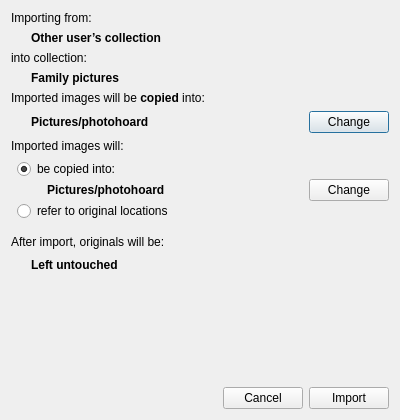
<?xml version="1.0" encoding="UTF-8"?>
<ui version="4.0">
 <class>ImportOtherUserDialog</class>
 <widget class="QDialog" name="ImportOtherUserDialog">
  <property name="geometry">
   <rect>
    <x>0</x>
    <y>0</y>
    <width>400</width>
    <height>420</height>
   </rect>
  </property>
  <property name="windowTitle">
   <string>Import from other user</string>
  </property>
  <layout class="QVBoxLayout" name="verticalLayout">
   <item>
    <widget class="QLabel" name="label">
     <property name="text">
      <string>Importing from:</string>
     </property>
    </widget>
   </item>
   <item>
    <widget class="QLabel" name="source">
     <property name="font">
      <font>
       <weight>75</weight>
       <bold>true</bold>
      </font>
     </property>
     <property name="text">
      <string>Other user’s collection</string>
     </property>
     <property name="margin">
      <number>2</number>
     </property>
     <property name="indent">
      <number>20</number>
     </property>
    </widget>
   </item>
   <item>
    <widget class="QLabel" name="label_3">
     <property name="text">
      <string>into collection:</string>
     </property>
    </widget>
   </item>
   <item>
    <widget class="QLabel" name="collection">
     <property name="font">
      <font>
       <weight>75</weight>
       <bold>true</bold>
      </font>
     </property>
     <property name="text">
      <string>Family pictures</string>
     </property>
     <property name="margin">
      <number>2</number>
     </property>
     <property name="indent">
      <number>20</number>
     </property>
    </widget>
   </item>
   <item>
    <widget class="QWidget" name="widget_6" native="true">
     <layout class="QVBoxLayout" name="verticalLayout_3">
      <property name="margin">
       <number>0</number>
      </property>
      <item>
       <widget class="QLabel" name="label_9">
        <property name="text">
         <string>&lt;html&gt;&lt;head/&gt;&lt;body&gt;&lt;p&gt;Imported images will be &lt;span style=&quot; font-weight:600;&quot;&gt;copied&lt;/span&gt; into:&lt;/p&gt;&lt;/body&gt;&lt;/html&gt;</string>
        </property>
       </widget>
      </item>
      <item>
       <widget class="QWidget" name="widget_7" native="true">
        <layout class="QHBoxLayout" name="horizontalLayout_4">
         <property name="margin">
          <number>0</number>
         </property>
         <item>
          <widget class="QLabel" name="destination0">
           <property name="font">
            <font>
             <weight>75</weight>
             <bold>true</bold>
            </font>
           </property>
           <property name="text">
            <string>Pictures/photohoard</string>
           </property>
           <property name="margin">
            <number>2</number>
           </property>
           <property name="indent">
            <number>20</number>
           </property>
          </widget>
         </item>
         <item>
          <spacer name="horizontalSpacer_4">
           <property name="orientation">
            <enum>Qt::Horizontal</enum>
           </property>
           <property name="sizeHint" stdset="0">
            <size>
             <width>40</width>
             <height>20</height>
            </size>
           </property>
          </spacer>
         </item>
         <item>
          <widget class="QPushButton" name="pushButton_4">
           <property name="text">
            <string>Change</string>
           </property>
          </widget>
         </item>
        </layout>
       </widget>
      </item>
     </layout>
    </widget>
   </item>
   <item>
    <widget class="QWidget" name="widget_8" native="true">
     <property name="sizePolicy">
      <sizepolicy hsizetype="Preferred" vsizetype="Minimum">
       <horstretch>0</horstretch>
       <verstretch>0</verstretch>
      </sizepolicy>
     </property>
     <property name="minimumSize">
      <size>
       <width>0</width>
       <height>10</height>
      </size>
     </property>
     <layout class="QVBoxLayout" name="verticalLayout_4">
      <property name="spacing">
       <number>6</number>
      </property>
      <property name="margin">
       <number>0</number>
      </property>
      <item>
       <widget class="QLabel" name="label_5">
        <property name="text">
         <string>Imported images will:</string>
        </property>
       </widget>
      </item>
      <item>
       <widget class="QWidget" name="widget_4" native="true">
        <layout class="QVBoxLayout" name="verticalLayout_2">
         <property name="spacing">
          <number>0</number>
         </property>
         <property name="leftMargin">
          <number>6</number>
         </property>
         <property name="topMargin">
          <number>0</number>
         </property>
         <property name="rightMargin">
          <number>0</number>
         </property>
         <property name="bottomMargin">
          <number>8</number>
         </property>
         <item>
          <widget class="QRadioButton" name="copy">
           <property name="text">
            <string>be copied into:</string>
           </property>
           <property name="checked">
            <bool>true</bool>
           </property>
          </widget>
         </item>
         <item>
          <widget class="QWidget" name="widget_2" native="true">
           <layout class="QHBoxLayout" name="horizontalLayout_2">
            <property name="leftMargin">
             <number>10</number>
            </property>
            <property name="topMargin">
             <number>0</number>
            </property>
            <property name="rightMargin">
             <number>0</number>
            </property>
            <property name="bottomMargin">
             <number>0</number>
            </property>
            <item>
             <widget class="QLabel" name="destination">
              <property name="font">
               <font>
                <weight>75</weight>
                <bold>true</bold>
               </font>
              </property>
              <property name="text">
               <string>Pictures/photohoard</string>
              </property>
              <property name="margin">
               <number>2</number>
              </property>
              <property name="indent">
               <number>20</number>
              </property>
             </widget>
            </item>
            <item>
             <spacer name="horizontalSpacer_2">
              <property name="orientation">
               <enum>Qt::Horizontal</enum>
              </property>
              <property name="sizeHint" stdset="0">
               <size>
                <width>40</width>
                <height>20</height>
               </size>
              </property>
             </spacer>
            </item>
            <item>
             <widget class="QPushButton" name="pushButton_3">
              <property name="text">
               <string>Change</string>
              </property>
             </widget>
            </item>
           </layout>
          </widget>
         </item>
         <item>
          <widget class="QWidget" name="widget_5" native="true">
           <property name="sizePolicy">
            <sizepolicy hsizetype="Preferred" vsizetype="Fixed">
             <horstretch>0</horstretch>
             <verstretch>0</verstretch>
            </sizepolicy>
           </property>
           <property name="minimumSize">
            <size>
             <width>0</width>
             <height>0</height>
            </size>
           </property>
           <property name="maximumSize">
            <size>
             <width>16777215</width>
             <height>0</height>
            </size>
           </property>
          </widget>
         </item>
         <item>
          <widget class="QRadioButton" name="refer">
           <property name="text">
            <string>refer to original locations</string>
           </property>
          </widget>
         </item>
        </layout>
       </widget>
      </item>
     </layout>
    </widget>
   </item>
   <item>
    <widget class="QLabel" name="label_7">
     <property name="text">
      <string>After import, originals will be:</string>
     </property>
    </widget>
   </item>
   <item>
    <widget class="QWidget" name="widget_3" native="true">
     <layout class="QHBoxLayout" name="horizontalLayout_3">
      <property name="margin">
       <number>0</number>
      </property>
      <item>
       <widget class="QLabel" name="label_8">
        <property name="font">
         <font>
          <weight>75</weight>
          <bold>true</bold>
         </font>
        </property>
        <property name="text">
         <string>Left untouched</string>
        </property>
        <property name="margin">
         <number>2</number>
        </property>
        <property name="indent">
         <number>20</number>
        </property>
       </widget>
      </item>
      <item>
       <spacer name="horizontalSpacer_3">
        <property name="orientation">
         <enum>Qt::Horizontal</enum>
        </property>
        <property name="sizeHint" stdset="0">
         <size>
          <width>40</width>
          <height>20</height>
         </size>
        </property>
       </spacer>
      </item>
     </layout>
    </widget>
   </item>
   <item>
    <spacer name="verticalSpacer">
     <property name="orientation">
      <enum>Qt::Vertical</enum>
     </property>
     <property name="sizeHint" stdset="0">
      <size>
       <width>20</width>
       <height>40</height>
      </size>
     </property>
    </spacer>
   </item>
   <item>
    <widget class="QWidget" name="widget" native="true">
     <layout class="QHBoxLayout" name="horizontalLayout">
      <property name="leftMargin">
       <number>0</number>
      </property>
      <property name="rightMargin">
       <number>0</number>
      </property>
      <property name="bottomMargin">
       <number>0</number>
      </property>
      <item>
       <spacer name="horizontalSpacer">
        <property name="orientation">
         <enum>Qt::Horizontal</enum>
        </property>
        <property name="sizeHint" stdset="0">
         <size>
          <width>40</width>
          <height>20</height>
         </size>
        </property>
       </spacer>
      </item>
      <item>
       <widget class="QPushButton" name="pushButton_2">
        <property name="text">
         <string>Cancel</string>
        </property>
       </widget>
      </item>
      <item>
       <widget class="QPushButton" name="pushButton">
        <property name="text">
         <string>Import</string>
        </property>
       </widget>
      </item>
     </layout>
    </widget>
   </item>
  </layout>
 </widget>
 <resources/>
 <connections>
  <connection>
   <sender>copy</sender>
   <signal>toggled(bool)</signal>
   <receiver>widget_2</receiver>
   <slot>setEnabled(bool)</slot>
   <hints>
    <hint type="sourcelabel">
     <x>76</x>
     <y>200</y>
    </hint>
    <hint type="destinationlabel">
     <x>20</x>
     <y>230</y>
    </hint>
   </hints>
  </connection>
  <connection>
   <sender>pushButton_4</sender>
   <signal>clicked()</signal>
   <receiver>widget_6</receiver>
   <slot>hide()</slot>
   <hints>
    <hint type="sourcelabel">
     <x>321</x>
     <y>148</y>
    </hint>
    <hint type="destinationlabel">
     <x>299</x>
     <y>133</y>
    </hint>
   </hints>
  </connection>
  <connection>
   <sender>pushButton_4</sender>
   <signal>clicked()</signal>
   <receiver>widget_8</receiver>
   <slot>show()</slot>
   <hints>
    <hint type="sourcelabel">
     <x>353</x>
     <y>148</y>
    </hint>
    <hint type="destinationlabel">
     <x>368</x>
     <y>189</y>
    </hint>
   </hints>
  </connection>
  <connection>
   <sender>pushButton_3</sender>
   <signal>clicked()</signal>
   <receiver>ImportOtherUserDialog</receiver>
   <slot>changeDestination()</slot>
   <hints>
    <hint type="sourcelabel">
     <x>336</x>
     <y>234</y>
    </hint>
    <hint type="destinationlabel">
     <x>357</x>
     <y>369</y>
    </hint>
   </hints>
  </connection>
  <connection>
   <sender>pushButton_2</sender>
   <signal>clicked()</signal>
   <receiver>ImportOtherUserDialog</receiver>
   <slot>reject()</slot>
   <hints>
    <hint type="sourcelabel">
     <x>239</x>
     <y>395</y>
    </hint>
    <hint type="destinationlabel">
     <x>104</x>
     <y>418</y>
    </hint>
   </hints>
  </connection>
  <connection>
   <sender>pushButton</sender>
   <signal>clicked()</signal>
   <receiver>ImportOtherUserDialog</receiver>
   <slot>accept()</slot>
   <hints>
    <hint type="sourcelabel">
     <x>335</x>
     <y>393</y>
    </hint>
    <hint type="destinationlabel">
     <x>312</x>
     <y>419</y>
    </hint>
   </hints>
  </connection>
 </connections>
 <slots>
  <slot>changeDestination()</slot>
 </slots>
</ui>
